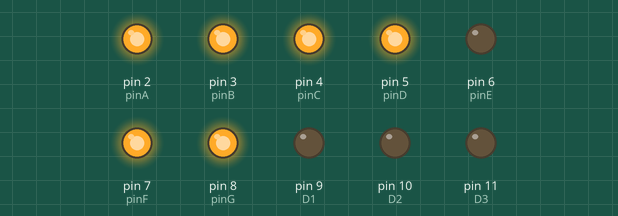
Simulated run of this sketch. Board: Arduino Uno, built with avr-gcc and run on an emulated ATmega328P. Shown: output pins drawn as LEDs (lit = HIGH).

Above: at 0.1 s.
Timing chart, 0 to 1.6 s (numbered marks = the images above):
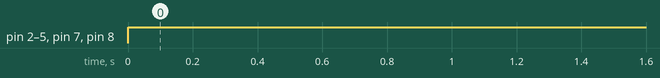

The sketch:

vandate.ino
```cpp
int pinA = 2;
int pinB = 3;
int pinC = 4;
int pinD = 5;
int pinE = 6;
int pinF = 7;
int pinG = 8;
int D1 = 9;
int D2 = 10;
int D3 = 11;
int D4 = 12;

// the setup routine runs once when you press reset:
void setup() {
  // initialize the digital pins as outputs.
  pinMode(pinA, OUTPUT);
  pinMode(pinB, OUTPUT);
  pinMode(pinC, OUTPUT);
  pinMode(pinD, OUTPUT);
  pinMode(pinE, OUTPUT);
  pinMode(pinF, OUTPUT);
  pinMode(pinG, OUTPUT);
  pinMode(D1, OUTPUT);
  pinMode(D2, OUTPUT);
  pinMode(D3, OUTPUT);
  pinMode(D4, OUTPUT);
}

// the loop routine runs over and over again forever:
void loop() {
  digitalWrite(D1, LOW);
  digitalWrite(D2, LOW);//GND
  digitalWrite(D3, LOW);//GND
  digitalWrite(D4, LOW);
  //0
  digitalWrite(pinA,  HIGH);
  digitalWrite(pinB, HIGH);
  digitalWrite(pinC, HIGH);
  digitalWrite(pinD, HIGH);
  digitalWrite(pinE, LOW);
  digitalWrite(pinF, HIGH);
  digitalWrite(pinG, HIGH);
  delay(1);               // wait for a second

//  digitalWrite(D1, LOW);
//  digitalWrite(D2, HIGH);
//  digitalWrite(D3, LOW);
//  digitalWrite(D4, LOW);
//  //1
//  digitalWrite(pinA, LOW);
//  digitalWrite(pinB, LOW);
//  digitalWrite(pinC, LOW);
//  digitalWrite(pinD, HIGH);
//  digitalWrite(pinE, LOW);
//  digitalWrite(pinF, LOW);
//  digitalWrite(pinG, LOW);
//  delay(1);               // wait for a second
//
//  digitalWrite(D1, LOW);
//  digitalWrite(D2, LOW);
//  digitalWrite(D3, LOW);
//  digitalWrite(D4, LOW);
//  //2
//  digitalWrite(pinA, HIGH);
//  digitalWrite(pinB, HIGH);
//  digitalWrite(pinC, LOW);
//  digitalWrite(pinD, HIGH);
//  digitalWrite(pinE, HIGH);
//  digitalWrite(pinF, LOW);
//  digitalWrite(pinG, HIGH);
//  delay(1);               // wait for a second
//
//  digitalWrite(D1, LOW);
//  digitalWrite(D2, LOW);
//  digitalWrite(D3, LOW);
//  digitalWrite(D4, HIGH);
//  //3
//  digitalWrite(pinA, LOW);
//  digitalWrite(pinB, HIGH);
//  digitalWrite(pinC, LOW);
//  digitalWrite(pinD, HIGH);
//  digitalWrite(pinE, LOW);
//  digitalWrite(pinF, LOW);
//  digitalWrite(pinG, HIGH);
//  delay(1);               // wait for a second
/*
  //4
  digitalWrite(pinA, HIGH);
  digitalWrite(pinB, LOW);
  digitalWrite(pinC, LOW);
  digitalWrite(pinD, HIGH);
  digitalWrite(pinE, HIGH);
  digitalWrite(pinF, LOW);
  digitalWrite(pinG, LOW);
  delay(1000);               // wait for a second

  //5
  digitalWrite(pinA, LOW);
  digitalWrite(pinB, HIGH);
  digitalWrite(pinC, LOW);
  digitalWrite(pinD, LOW);
  digitalWrite(pinE, HIGH);
  digitalWrite(pinF, LOW);
  digitalWrite(pinG, LOW);
  delay(1000);               // wait for a second

  //6
  digitalWrite(pinA, LOW);
  digitalWrite(pinB, HIGH);
  digitalWrite(pinC, LOW);
  digitalWrite(pinD, LOW);
  digitalWrite(pinE, LOW);
  digitalWrite(pinF, LOW);
  digitalWrite(pinG, LOW);
  delay(1000);               // wait for a second

  //7
  digitalWrite(pinA, LOW);
  digitalWrite(pinB, LOW);
  digitalWrite(pinC, LOW);
  digitalWrite(pinD, HIGH);
  digitalWrite(pinE, HIGH);
  digitalWrite(pinF, HIGH);
  digitalWrite(pinG, HIGH);
  delay(1000);               // wait for a second

  //8
  digitalWrite(pinA, LOW);
  digitalWrite(pinB, LOW);
  digitalWrite(pinC, LOW);
  digitalWrite(pinD, LOW);
  digitalWrite(pinE, LOW);
  digitalWrite(pinF, LOW);
  digitalWrite(pinG, LOW);
  delay(1000);               // wait for a second

  //9
  digitalWrite(pinA, LOW);
  digitalWrite(pinB, LOW);
  digitalWrite(pinC, LOW);
  digitalWrite(pinD, HIGH);
  digitalWrite(pinE, HIGH);
  digitalWrite(pinF, LOW);
  digitalWrite(pinG, LOW);
  delay(1000);               // wait for a second
  */
}
```

Measured:
- by itself, pin 2 (pinA), pin 3 (pinB), pin 4 (pinC), pin 5 (pinD), pin 7 (pinF), pin 8 (pinG): LOW → HIGH at 0.00 s
